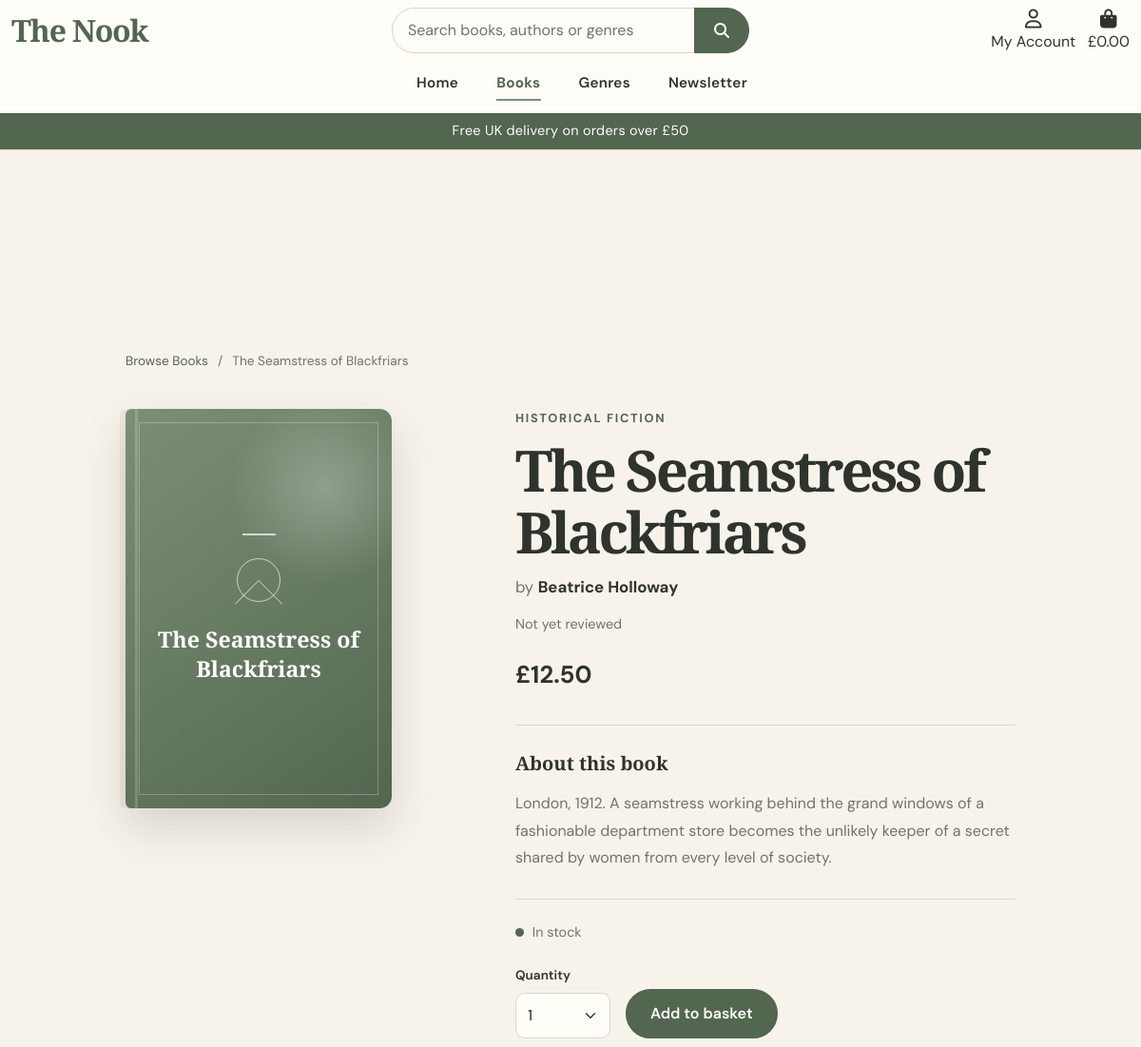
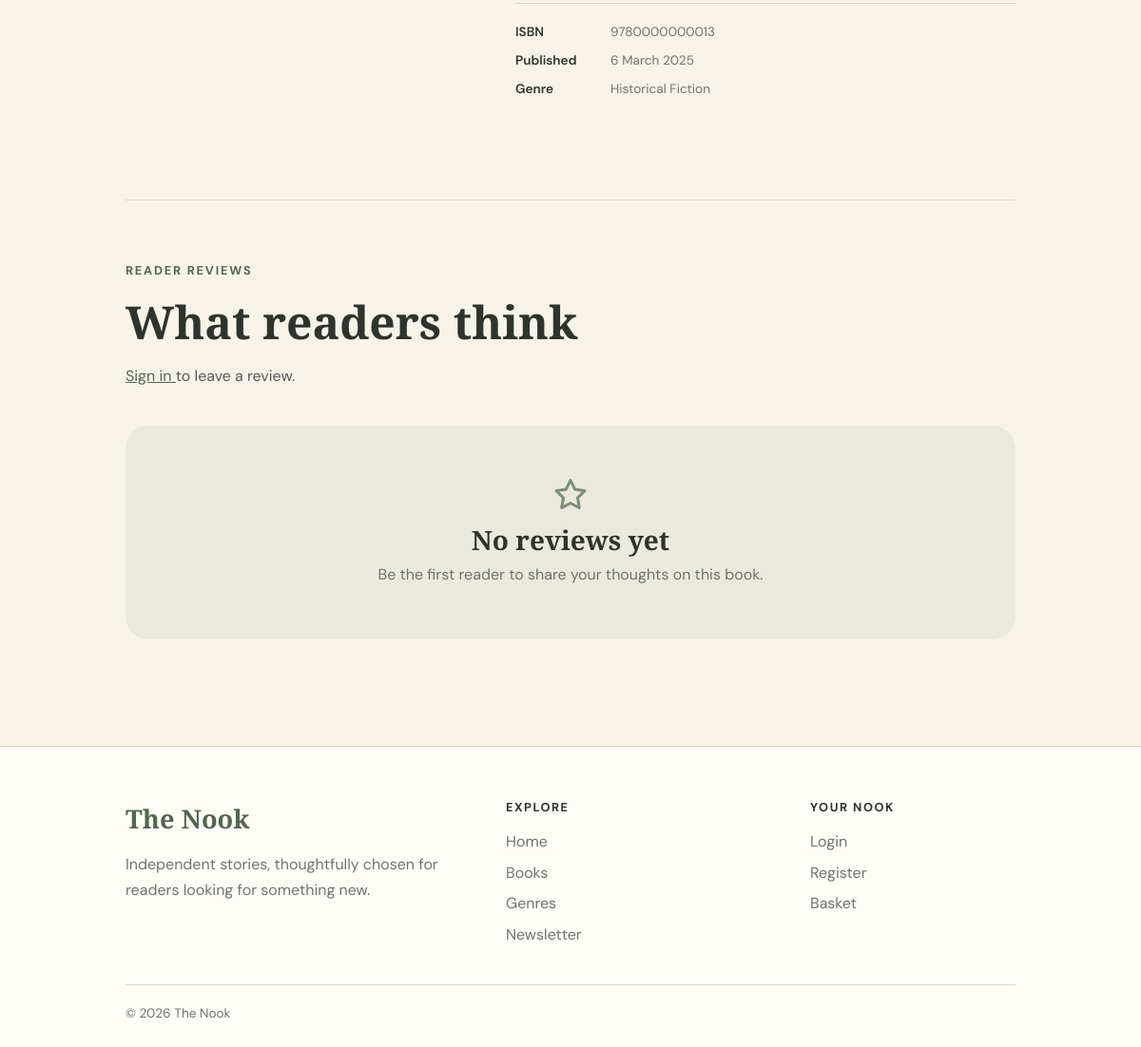
/books/13/, run on an earlier commit of the app's database (2 pictures, top to bottom).
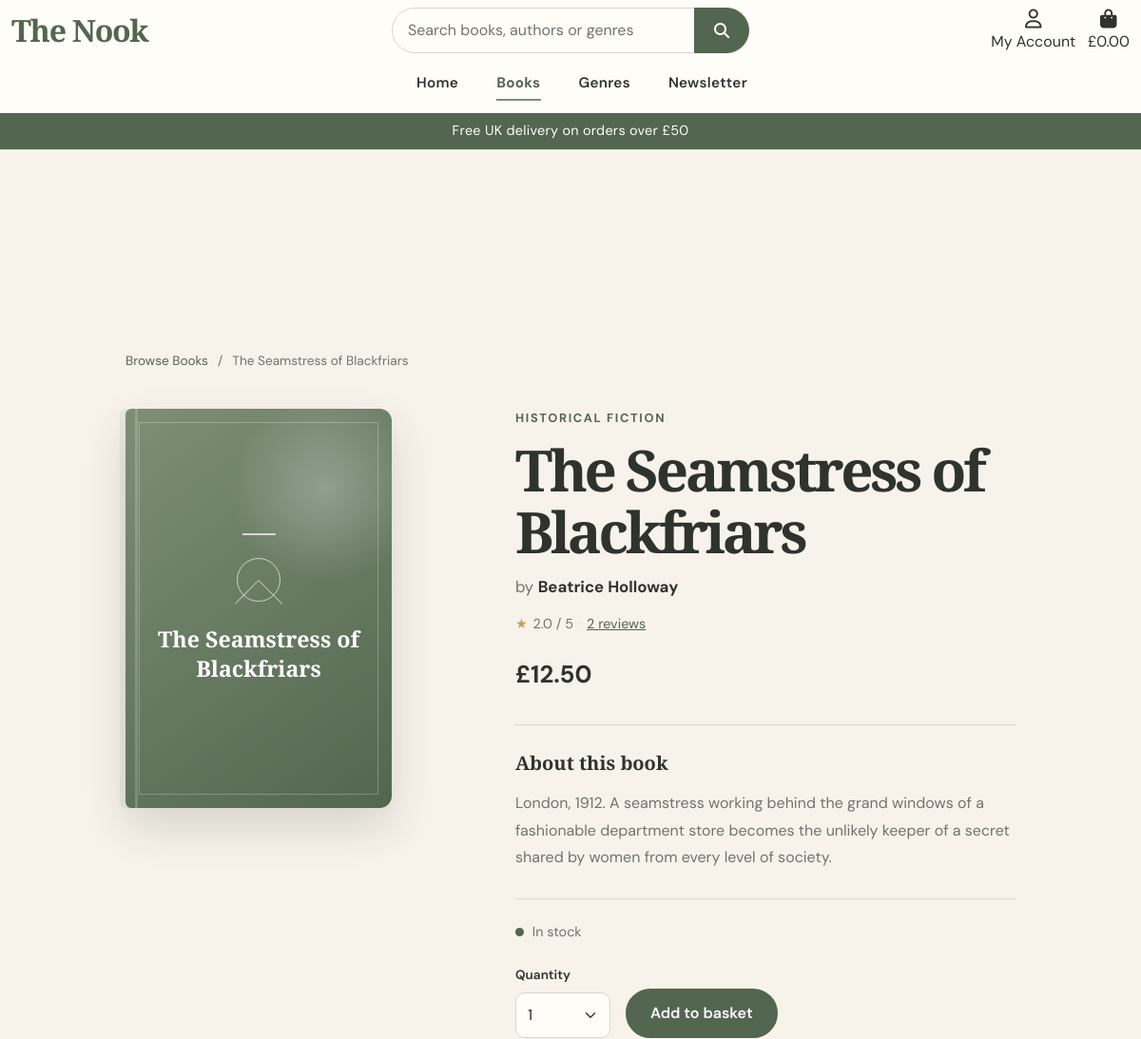
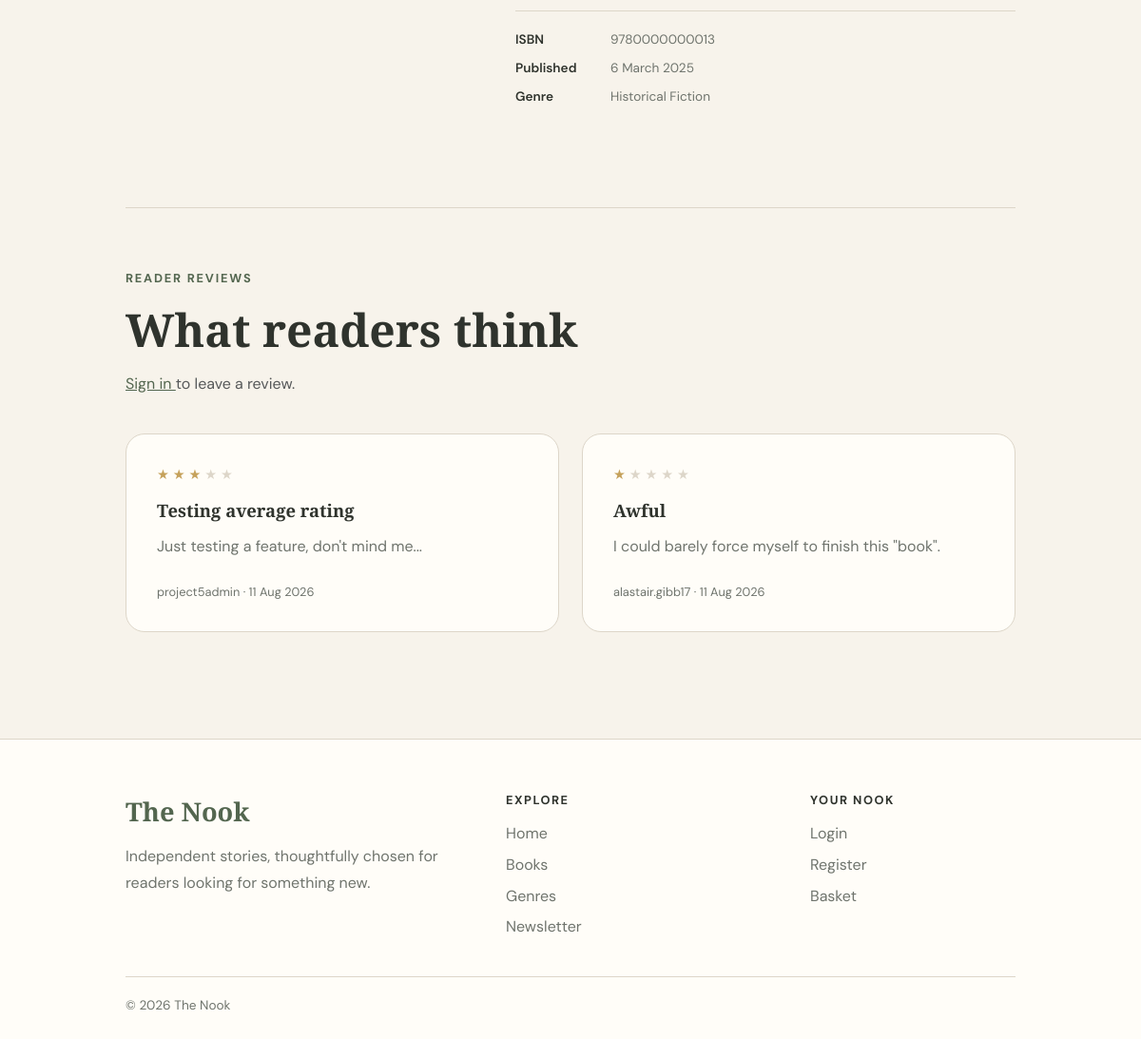
And on a later commit of the database (2 pictures, top to bottom).
### books/models.py (models this page shows, shortened)
class Book(models.Model):
    class Status(models.TextChoices):
        DRAFT = 'draft', 'Draft'
        PENDING = 'pending', 'Pending approval'
        APPROVED = 'approved', 'Approved'
        REJECTED = 'rejected', 'Rejected'
    author = models.ForeignKey(
        AuthorProfile,
        on_delete=models.PROTECT,
        related_name='books'
    )
    genre = models.ForeignKey(
        Genre,
        on_delete=models.SET_NULL,
        null=True,
        blank=True,
        related_name='books'
    )
    title = models.CharField(
        max_length=255
    )
    isbn = models.CharField(
        max_length=20,
        unique=True,
        null=True,
        blank=True
    )
    description = models.TextField()
    price = models.DecimalField(
        max_digits=8,
        decimal_places=2
    )
    publication_date = models.DateField(
        null=True,
        blank=True
    )
    cover_image = models.ImageField(
        upload_to='books/',
        null=True,
        blank=True
    )
    stock_quantity = models.PositiveIntegerField(
        default=0
    )
    is_featured = models.BooleanField(
        default=False
    )
    is_active = models.BooleanField(
        default=True
    )
    status = models.CharField(
        max_length=10,
        choices=Status.choices,
        default=Status.DRAFT
    )
    rejection_reason = models.TextField(
        blank=True
    )
    reviewed_by = models.ForeignKey(
        settings.AUTH_USER_MODEL,
        on_delete=models.SET_NULL,
        null=True,
        blank=True,
        related_name='reviewed_books'
    )
    reviewed_at = models.DateTimeField(
        null=True,
        blank=True
    )
    created_at = models.DateTimeField(
        auto_now_add=True
    )
    updated_at = models.DateTimeField(
        auto_now=True
    )
    class Meta:
        ordering = ['title']

class Genre(models.Model):
    name = models.CharField(
        max_length=100,
        unique=True
    )
    description = models.TextField(
        blank=True
    )
    class Meta:
        ordering = ['name']

class Review(models.Model):
    user = models.ForeignKey(
        settings.AUTH_USER_MODEL,
        on_delete=models.CASCADE,
        related_name='book_reviews'
    )
    book = models.ForeignKey(
        Book,
        on_delete=models.CASCADE,
        related_name='reviews'
    )
    rating = models.PositiveSmallIntegerField(
        validators=[
            MinValueValidator(1),
            MaxValueValidator(5),
        ]
    )
    title = models.CharField(
        max_length=150,
        blank=True
    )
    body = models.TextField()
    is_approved = models.BooleanField(
        default=True
    )
    created_at = models.DateTimeField(
        auto_now_add=True
    )
    updated_at = models.DateTimeField(
        auto_now=True
    )
    class Meta:
        ordering = ['-created_at']
        constraints = [
            models.UniqueConstraint(
                fields=['user', 'book'],
                name='unique_user_book_review'
            )
        ]

### authors/models.py (models this page shows, shortened)
class AuthorProfile(models.Model):
    user = models.OneToOneField(
        settings.AUTH_USER_MODEL,
        on_delete=models.SET_NULL,
        null=True,
        blank=True,
        related_name='author_profile'
    )
    display_name = models.CharField(
        max_length=150
    )
    bio = models.TextField(
        blank=True
    )
    website = models.URLField(
        blank=True
    )
    profile_image = models.ImageField(
        upload_to='authors/',
        null=True,
        blank=True
    )
    is_approved = models.BooleanField(
        default=False
    )
    created_at = models.DateTimeField(
        auto_now_add=True
    )
    updated_at = models.DateTimeField(
        auto_now=True
    )
    class Meta:
        ordering = ['display_name']

### books/views.py (the view)
def book_detail(request, book_id):
    book = get_object_or_404(
        Book.objects
        .filter(
            is_active=True,
            status=Book.Status.APPROVED
        )
        .select_related('author', 'genre')
        .annotate(
            average_rating=Avg(
                'reviews__rating',
                filter=Q(reviews__is_approved=True)
            )
        ),
        pk=book_id
    )
    reviews = (
        book.reviews
        .filter(is_approved=True)
        .select_related('user')
    )
    user_review = None
    if request.user.is_authenticated:
        user_review = Review.objects.filter(
            book=book,
            user=request.user
        ).first()
    context = {
        'book': book,
        'reviews': reviews,
        'user_review' : user_review,
    }
    return render(
        request,
        'books/book_detail.html',
        context
    )

### books/templates/books/book_detail.html (shortened to what this page needs)
{% extends "base.html" %}
{% load static %}
{% block page_header %}
<div class="header-container"></div>
{% endblock %}
{% block content %}
<section class="book-detail-page">
    <div class="container">
        <nav
            class="book-breadcrumb"
            aria-label="Breadcrumb">
            <a href="{% url 'book_list' %}">
                Browse Books
            </a>
            <span aria-hidden="true">
                /
            </span>
            <span>
                {{ book.title }}
            </span>
        </nav>
        <div class="row g-5 align-items-start">
            <div class="col-12 col-md-5 col-lg-4">
                <div class="book-detail-cover-wrapper">
                    {% if book.cover_image %}
                        <img
                            src="{{ book.cover_image.url }}"
                            alt="Cover of {{ book.title }}"
                            class="book-detail-cover">
                    {% else %}
                        <div
                            class="
                            book-detail-cover
                            book-cover-placeholder">
                            <span class="placeholder-line"></span>
                            <span class="placeholder-circle"></span>
                            <span
                                class="
                                placeholder-title
                                logo-font">
                                {{ book.title }}
                            </span>
                        </div>
                    {% endif %}
                </div>
            </div>
            <div class="col-12 col-md-7 col-lg-7 offset-lg-1">
                <div class="book-detail-content">
                    {% if book.genre %}
                        <p class="book-detail-genre">
                            {{ book.genre.name }}
                        </p>
                    {% endif %}
                    <h1 class="book-detail-title logo-font">
                        {{ book.title }}
                    </h1>
                    <p class="book-detail-author">
                        by
                        <strong>
                            {{ book.author.display_name }}
                        </strong>
                    </p>
                    {% if book.average_rating %}
                        <div class="book-detail-rating">
                            <span
                                class="rating-star"
                                aria-hidden="true">
                                ★
                            </span>
                            <span>
                                {{ book.average_rating|floatformat:1 }}
                                / 5
                            </span>
                            <span class="rating-divider">
                            </span>
                            <a href="#reviews">
                                {{ reviews|length }}
                                {% if reviews|length == 1 %}
                                    review
                                {% else %}
                                    reviews
                                {% endif %}
                            </a>
                        </div>
                    {% else %}
                        <p class="book-detail-no-rating">
                            Not yet reviewed
                        </p>
                    {% endif %}
                    <p class="book-detail-price">
                        £{{ book.price }}
                    </p>
                    <div class="book-detail-description">
                        <h2 class="logo-font">
                            About this book
                        </h2>
                        <p>
                            {{ book.description|linebreaksbr }}
                        </p>
                    </div>
                    <div class="book-stock">
                        {% if book.stock_quantity > 0 %}
                            <span class="stock-indicator in-stock"></span>
                            <span>
                                In stock
                            </span>
                        {% else %}
                            <span class="stock-indicator out-of-stock"></span>
                            <span>
                                Currently out of stock
                            </span>
                        {% endif %}
                    </div>
                    <form
                        class="book-purchase-panel"
                        action="{% url 'add_to_bag' book.id %}"
                        method="POST">
                        {% if book.stock_quantity > 0 %}
                            <div class="quantity-wrapper">
                                <label
                                    for="quantity"
                                    class="catalogue-label">
                                    Quantity
                                </label>
                                <select
                                    id="quantity"
                                    name="quantity"
                                    class="form-select quantity-select">
                                    <option value="1">
                                        1
                                    </option>
                                </select>
                            </div>
                            <button
                                type="submit"
                                class="btn nook-primary-button">
                                Add to basket
                            </button>
                        {% endif %}
                    </form>
                    <dl class="book-meta">
                        {% if book.isbn %}
                            <div>
                                <dt>
                                    ISBN
                                </dt>
                                <dd>
                                    {{ book.isbn }}
                                </dd>
                            </div>
                        {% endif %}
                        {% if book.publication_date %}
                            <div>
                                <dt>
                                    Published
                                </dt>
                                <dd>
                                    {{ book.publication_date|date:"j F Y" }}
                                </dd>
                            </div>
                        {% endif %}
                        {% if book.genre %}
                            <div>
                                <dt>
                                    Genre
                                </dt>
                                <dd>
                                    {{ book.genre.name }}
                                </dd>
                            </div>
                        {% endif %}
                    </dl>
                </div>
            </div>
        </div>
        <section
            id="reviews"
            class="book-reviews">
            <div class="book-reviews-heading">
                <p class="section-eyebrow">
                    Reader reviews
                </p>
                <h2 class="logo-font">
                    What readers think
                </h2>
                <div class="mt-3">
                    {% if request.user.is_authenticated %}
                        {% if user_review %}
                            <a
                                href="{% url 'edit_review' user_review.id %}"
                                class="btn nook-secondary-button">
                                Edit your review
                            </a>
                        {% else %}
                            <a
                                href="{% url 'add_review' book.id %}"
                                class="btn nook-primary-button">
                                Write a review
                            </a>
                        {% endif %}
                    {% else %}
                        <p class="text-muted">
                            <a href="{% url 'account_login' %}?next={{ request.path }}">
                                Sign in
                            </a>
                            to leave a review.
                        </p>
                    {% endif %}
                </div>
            </div>
            {% if reviews %}
                <div class="row g-4">
                    {% for review in reviews %}
                        <div class="col-12 col-lg-6">
                            <article class="review-card">
                                <div class="review-rating">
                                    {% for i in "12345" %}
                                        {% if forloop.counter <= review.rating %}
                                            <span aria-hidden="true">
                                                ★
                                            </span>
                                        {% else %}
                                            <span
                                                class="empty-star"
                                                aria-hidden="true">
                                                ★
                                            </span>
                                        {% endif %}
                                    {% endfor %}
                                </div>
                                {% if review.title %}
                                    <h3 class="logo-font">
                                        {{ review.title }}
                                    </h3>
                                {% endif %}
                                <p class="review-body">
                                    {{ review.body }}
                                </p>
                                <p class="review-meta">
                                    {{ review.user }}
                                    ·
                                    {{ review.created_at|date:"j M Y" }}
                                </p>
                            </article>
                        </div>
                    {% endfor %}
                </div>
            {% else %}
                <div class="reviews-empty">
                    <i
                        class="fa-regular fa-star"
                        aria-hidden="true">
                    </i>
                    <h3 class="logo-font">
                        No reviews yet
                    </h3>
                    <p>
                        Be the first reader to share your thoughts
                        on this book.
                    </p>
                </div>
            {% endif %}
        </section>
    </div>
</section>
{% endblock %}

What changed in the data, as far as the page shows it:
shown differently, row unchanged: Book "The Seamstress of Blackfriars": average_rating (not shown) → "2.0"
added Review: rating 3 (drawn), title "Testing average rating", body "Just testing a feature, don't mind me...", user "project5admin", created_at "11 Aug 2026"
added Review: rating 1 (drawn), title "Awful", body "I could barely force myself to finish this \"book\".", user "alastair.gibb17", created_at "11 Aug 2026"
Also different on the page:
{{ reviews|length }}: (not shown) → "2"
text no longer shown: "Not yet reviewed No reviews yet Be the first reader to share your thoughts on this book."
text now shown: "★ / 5 reviews"
